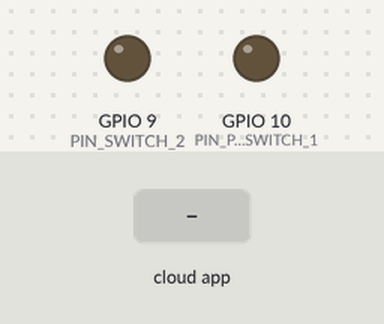
A sketch run on a simulated ESP32-S3. Shown: output pins drawn as LEDs (lit = HIGH). The inputs (shaded band) are chosen by the test bench. The RemoteXY app is connected.

Above: at 1.2 s.
1.3 s: the phone or cloud app sets pushSwitch_1 to 1
At 1.8 s:
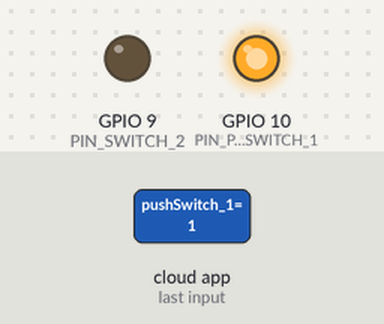
2.8 s: the phone or cloud app sets switch_2 to 1
At 4.0 s:
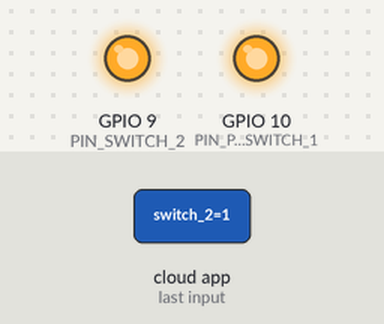
4.3 s: the phone or cloud app sets pushSwitch_1 to 0
At 5.3 s:
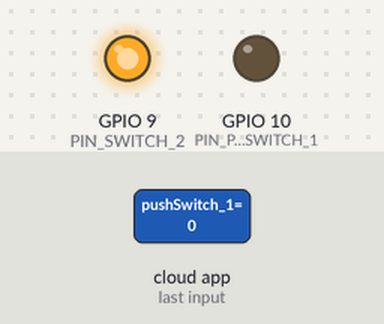
5.8 s: the phone or cloud app sets switch_2 to 0
At 6.4 s:
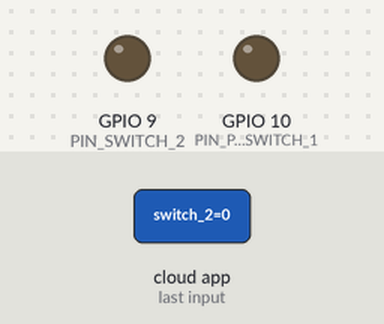
Timing chart, 0 to 8.3 s (numbered marks = the images above; inputs shaded):
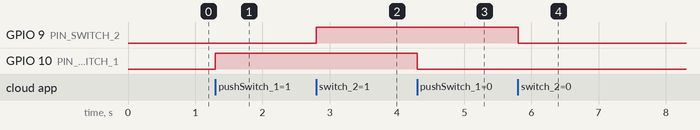

Measured:
- after the input at 1.3 s, GPIO 10 (PIN_PUSHSWITCH_1): LOW → HIGH at once
- after the input at 2.8 s, GPIO 9 (PIN_SWITCH_2): LOW → HIGH at once
- after the input at 4.3 s, GPIO 10 (PIN_PUSHSWITCH_1): HIGH → LOW at once
- after the input at 5.8 s, GPIO 9 (PIN_SWITCH_2): HIGH → LOW at once

The sketch:

Smartphone-Accelerometer.ino
```cpp
// (licence header left out)
//////////////////////////////////////////////
//        RemoteXY include library          //
//////////////////////////////////////////////

// RemoteXY select connection mode and include library
#define REMOTEXY_MODE__ESP32CORE_BLE
#include <BLEDevice.h>

#include <RemoteXY.h>

// RemoteXY connection settings
#define REMOTEXY_BLUETOOTH_NAME "ESP2022_Slider"


// RemoteXY configurate
#pragma pack(push, 1)
uint8_t RemoteXY_CONF[] =   // 92 bytes
  { 255,15,0,11,0,85,0,16,30,1,2,1,2,73,34,11,2,26,31,16,
  80,104,111,110,101,0,83,101,110,115,111,114,0,67,4,3,63,55,5,2,
  26,11,9,0,4,6,54,54,24,10,48,38,72,22,22,4,50,8,71,79,
  0,8,83,84,79,80,0,2,1,2,89,34,8,2,26,31,31,77,111,116,
  46,79,78,0,77,111,116,46,79,70,70,0 };

// this structure defines all the variables and events of your control interface
struct {

    // input variables
  uint8_t switch_1; // =1 if switch ON and =0 if OFF
  float accelerometer_1_x;
  float accelerometer_1_y;
  float accelerometer_1_z;
  uint8_t pushSwitch_1; // =1 if state is ON, else =0
  uint8_t switch_2; // =1 if switch ON and =0 if OFF

    // output variables
  char text_1[11];  // string UTF8 end zero

    // other variable
  uint8_t connect_flag;  // =1 if wire connected, else =0

} RemoteXY;
#pragma pack(pop)

/////////////////////////////////////////////
//           END RemoteXY include          //
/////////////////////////////////////////////

#define PIN_PUSHSWITCH_1 10
#define PIN_SWITCH_2 9


void setup()
{
  RemoteXY_Init ();

  pinMode (PIN_PUSHSWITCH_1, OUTPUT);
  pinMode (PIN_SWITCH_2, OUTPUT);

  // TODO you setup code

}

void loop()
{
  RemoteXY_Handler ();

  digitalWrite(PIN_PUSHSWITCH_1, (RemoteXY.pushSwitch_1==0)?LOW:HIGH);
  digitalWrite(PIN_SWITCH_2, (RemoteXY.switch_2==0)?LOW:HIGH);

  // TODO you loop code
  // use the RemoteXY structure for data transfer
  // do not call delay()


}
```
